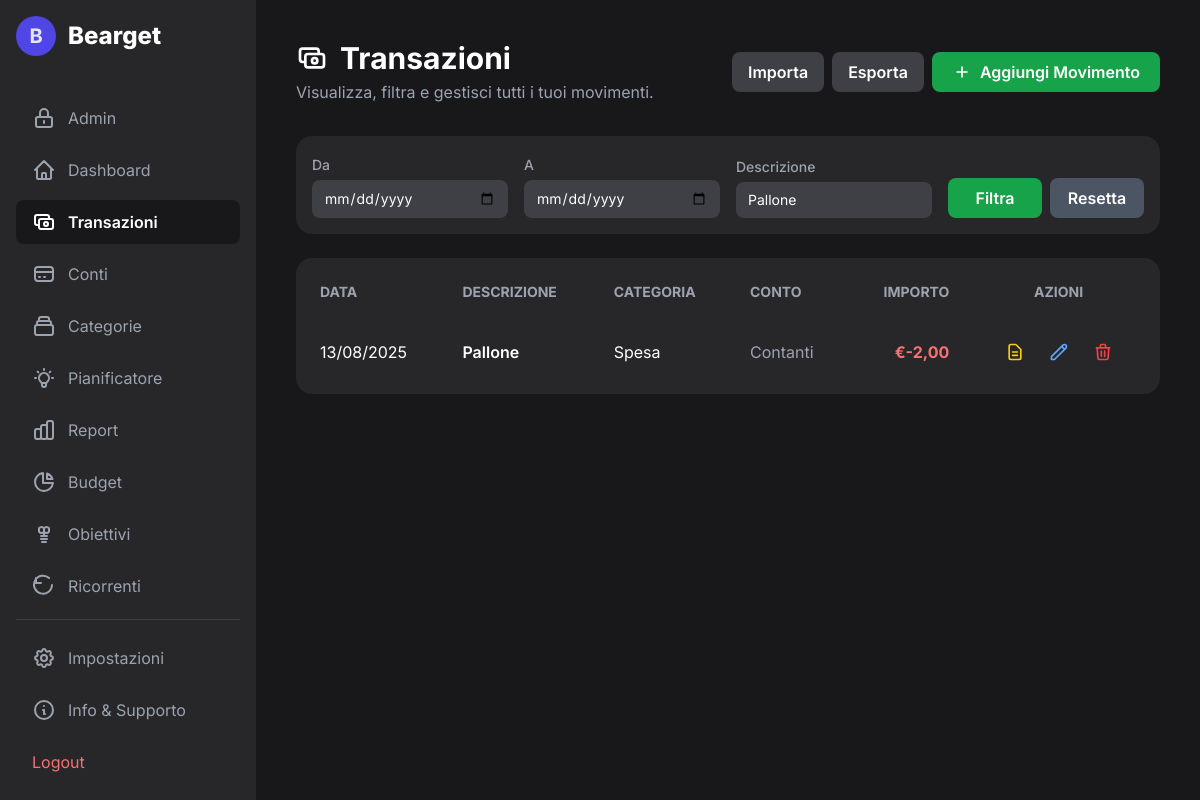
Screenshot of /transactions.php?description=Pallone (signed in) with the database file from the repository.
### tables this page shows
CREATE TABLE `transactions` (
  `id` int(11) NOT NULL,
  `user_id` int(11) NOT NULL,
  `account_id` int(11) NOT NULL,
  `category_id` int(11) DEFAULT NULL,
  `amount` decimal(10,2) NOT NULL,
  `type` varchar(10) NOT NULL,
  `description` varchar(255) DEFAULT NULL,
  `transaction_date` date NOT NULL,
  `created_at` timestamp NOT NULL DEFAULT current_timestamp(),
  `transfer_group_id` varchar(36) DEFAULT NULL,
  `invoice_path` varchar(255) DEFAULT NULL,
  `goal_id` int(11) DEFAULT NULL
);

CREATE TABLE `categories` (
  `id` int(11) NOT NULL,
  `user_id` int(11) NOT NULL,
  `name` varchar(100) NOT NULL,
  `type` varchar(10) NOT NULL DEFAULT 'expense',
  `icon` varchar(10) DEFAULT NULL,
  `category_order` int(11) NOT NULL DEFAULT 0
);

CREATE TABLE `accounts` (
  `id` int(11) NOT NULL,
  `user_id` int(11) NOT NULL,
  `name` varchar(100) NOT NULL,
  `initial_balance` decimal(10,2) NOT NULL DEFAULT 0.00,
  `created_at` timestamp NOT NULL DEFAULT current_timestamp()
);

### functions.php (called while the page is built, shortened)
<?php
function get_all_transactions($conn, $user_id, $filters = []) {
    $transactions = [];
    $sql = "SELECT
                t.id, t.description, t.amount, t.transaction_date, t.invoice_path,
                t.account_id, t.category_id,
                c.name as category_name, a.name as account_name,
                GROUP_CONCAT(tags.name SEPARATOR ', ') as tags
            FROM transactions t
            LEFT JOIN categories c ON t.category_id = c.id
            LEFT JOIN accounts a ON t.account_id = a.id
            LEFT JOIN transaction_tags tt ON t.id = tt.transaction_id
            LEFT JOIN tags ON tt.tag_id = tags.id
            WHERE t.user_id = ?";
    $params = ['i', $user_id];
    if (!empty($filters['description'])) {
        $sql .= " AND t.description LIKE ?";
        $params[0] .= 's';
        $params[] = '%' . $filters['description'] . '%';
    }
    $sql .= " GROUP BY t.id ORDER BY t.transaction_date DESC, t.created_at DESC";
    $stmt = $conn->prepare($sql);
    if (count($params) > 1) {
        $stmt->bind_param(...$params);
    }
    $stmt->execute();
    $result = $stmt->get_result();
    while ($row = $result->fetch_assoc()) {
        $transactions[] = $row;
    }
    return $transactions;
}
?>

### transactions.php (the view, shortened to what this page needs)
<?php
require_once 'db_connect.php';
require_once 'functions.php';
$user_id = $_SESSION["id"];
$filters = [
    'start_date' => $_GET['start_date'] ?? '',
    'end_date' => $_GET['end_date'] ?? '',
    'description' => $_GET['description'] ?? '',
    'category_id' => $_GET['category_id'] ?? '',
    'account_id' => $_GET['account_id'] ?? '',
    'tag_id' => $_GET['tag_id'] ?? ''
];
$allTransactions = get_all_transactions($conn, $user_id, $filters);
$export_query_string = http_build_query($filters);
?>
<!DOCTYPE html>
<html lang="it">
<head>
    <script src="https://cdn.tailwindcss.com"></script>
    <link rel="stylesheet" href="theme.php">
</head>
<body class="text-gray-200">
    <div class="flex h-screen">
        <?php include 'sidebar.php'; ?>
        <main class="flex-1 p-6 lg:p-10 overflow-y-auto">
            <header class="flex flex-wrap justify-between items-center gap-4 mb-8">
                <div class="flex items-center gap-4">
                    <div>
                        <h1 class="text-3xl font-bold text-white flex items-center gap-3">
                            <svg class="w-8 h-8" fill="none" stroke="currentColor" viewBox="0 0 24 24"><path stroke-linecap="round" stroke-linejoin="round" stroke-width="2" d="M17 9V7a2 2 0 00-2-2H5a2 2 0 00-2 2v6a2 2 0 002 2h2m2 4h10a2 2 0 002-2v-6a2 2 0 00-2-2H9a2 2 0 00-2 2v6a2 2 0 002 2zm7-5a2 2 0 11-4 0 2 2 0 014 0z"></path></svg>
                            Transazioni
                        </h1>
                        <p class="text-gray-400 mt-1">Visualizza, filtra e gestisci tutti i tuoi movimenti.</p>
                    </div>
                </div>
                <div class="flex items-center space-x-2">
                    <button onclick="openModal('import-modal')" class="bg-gray-700 hover:bg-gray-600 text-white font-semibold py-2 px-4 rounded-lg flex items-center transition-colors">Importa</button>
                    <a href="export_transactions.php?<?php echo $export_query_string; ?>" class="bg-gray-700 hover:bg-gray-600 text-white font-semibold py-2 px-4 rounded-lg flex items-center transition-colors">Esporta</a>
                    <button onclick="openModal('add-transaction-modal')" class="bg-primary-600 hover:bg-primary-700 text-white font-semibold py-2 px-5 rounded-lg flex items-center transition-colors">
                        <svg class="w-5 h-5 mr-2" fill="none" stroke="currentColor" viewBox="0 0 24 24"><path stroke-linecap="round" stroke-linejoin="round" stroke-width="2" d="M12 6v6m0 0v6m0-6h6m-6 0H6"></path></svg>
                        Aggiungi Movimento
                    </button>
                </div>
            </header>
            <div class="bg-gray-800 rounded-2xl p-4 mb-6">
                <form action="transactions.php" method="GET" class="grid grid-cols-1 md:grid-cols-2 lg:grid-cols-4 gap-4 items-end">
                    <div>
                        <label for="start_date" class="text-sm font-medium text-gray-400">Da</label>
                        <input type="date" name="start_date" id="start_date" value="<?php echo htmlspecialchars($filters['start_date']); ?>" class="w-full bg-gray-700 text-white rounded-lg px-3 py-2 mt-1 text-sm">
                    </div>
                    <div>
                        <label for="end_date" class="text-sm font-medium text-gray-400">A</label>
                        <input type="date" name="end_date" id="end_date" value="<?php echo htmlspecialchars($filters['end_date']); ?>" class="w-full bg-gray-700 text-white rounded-lg px-3 py-2 mt-1 text-sm">
                    </div>
                    <div>
                        <label for="description" class="text-sm font-medium text-gray-400">Descrizione</label>
                        <input type="text" name="description" id="description" value="<?php echo htmlspecialchars($filters['description']); ?>" placeholder="Cerca..." class="w-full bg-gray-700 text-white rounded-lg px-3 py-2 mt-1 text-sm">
                    </div>
                    <div class="flex gap-2">
                        <button type="submit" class="w-full bg-primary-600 hover:bg-primary-700 text-white font-semibold py-2 px-4 rounded-lg">Filtra</button>
                        <a href="transactions.php" class="w-full text-center bg-gray-600 hover:bg-gray-500 text-white font-semibold py-2 px-4 rounded-lg">Resetta</a>
                    </div>
                </form>
            </div>
            <div class="bg-gray-800 rounded-2xl p-2">
                <div class="overflow-x-auto">
                    <table class="w-full text-left">
                        <thead class="text-sm text-gray-400 uppercase">
                            <tr>
                                <th class="p-4">Data</th>
                                <th class="p-4">Descrizione</th>
                                <th class="p-4">Categoria</th>
                                <th class="p-4">Conto</th>
                                <th class="p-4 text-right">Importo</th>
                                <th class="p-4 text-center">Azioni</th>
                            </tr>
                        </thead>
                        <tbody id="transactions-table-body" class="text-white">
                            <?php if (empty($allTransactions)): ?>
                                <tr id="empty-state-transactions"><td colspan="6" class="text-center p-10">Nessuna transazione trovata. Prova a modificare i filtri o aggiungi un nuovo movimento.</td></tr>
                            <?php else: ?>
                                <?php foreach ($allTransactions as $tx): ?>
                                <tr class="border-b border-gray-700 last:border-b-0 transition-colors hover:bg-gray-700/50" data-transaction-id="<?php echo $tx['id']; ?>">
                                    <td class="p-4 whitespace-nowrap date-cell"><?php echo date("d/m/Y", strtotime($tx['transaction_date'])); ?></td>
                                    <td class="p-4 font-semibold description-cell">
                                        <?php echo htmlspecialchars($tx['description']); ?>
                                    </td>
                                    <td class="p-4 category-cell"><?php echo htmlspecialchars($tx['category_name'] ?? 'N/A'); ?></td>
                                    <td class="p-4 text-gray-400 account-cell"><?php echo htmlspecialchars($tx['account_name']); ?></td>
                                    <td class="p-4 text-right font-bold amount-cell <?php echo $tx['amount'] > 0 ? 'text-green-400' : 'text-red-400'; ?>">
                                        <?php echo ($tx['amount'] > 0 ? '+' : '') . '€' . number_format($tx['amount'], 2, ',', '.'); ?>
                                    </td>
                                    <td class="p-4">
                                        <div class="flex justify-center items-center space-x-2 action-buttons">
                                            <button onclick="openNoteModal(<?php echo $tx['id']; ?>)" title="Aggiungi/Modifica Nota" class="p-2 hover:bg-gray-700 rounded-full transition-colors">
                                            </button>
                                            <button onclick='openEditTransactionModal(<?php echo json_encode($tx); ?>)' title="Modifica" class="p-2 hover:bg-gray-700 rounded-full transition-colors">
                                                <svg class="w-5 h-5 text-blue-400" fill="none" stroke="currentColor" viewBox="0 0 24 24"><path stroke-linecap="round" stroke-linejoin="round" stroke-width="2" d="M15.232 5.232l3.536 3.536m-2.036-5.036a2.5 2.5 0 113.536 3.536L6.5 21.036H3v-3.536L16.732 3.732z"></path></svg>
                                            </button>
                                            <form action="delete_transaction.php" method="POST" class="delete-form">
                                                <button type="submit" title="Elimina" class="p-2 hover:bg-gray-700 rounded-full transition-colors">
                                                    <svg class="w-5 h-5 text-red-500" fill="none" stroke="currentColor" viewBox="0 0 24 24"><path stroke-linecap="round" stroke-linejoin="round" stroke-width="2" d="M19 7l-.867 12.142A2 2 0 0116.138 21H7.862a2 2 0 01-1.995-1.858L5 7m5 4v6m4-6v6m1-10V4a1 1 0 00-1-1h-4a1 1 0 00-1 1v3M4 7h16"></path></svg>
                                                </button>
                                            </form>
                                        </div>
                                    </td>
                                </tr>
                                <?php endforeach; ?>
                            <?php endif; ?>
                        </tbody>
                    </table>
                </div>
            </div>
        </main>
    </div>
</body>
</html>

### transactions.php (style rules this page uses)
body { font-family: 'Inter', sans-serif; background-color: var(--color-gray-900); }

### rows the page displays
transactions: transaction_date "13/08/2025", description "Pallone", category.name "Spesa", account.name "Contanti", amount "-2,00"
